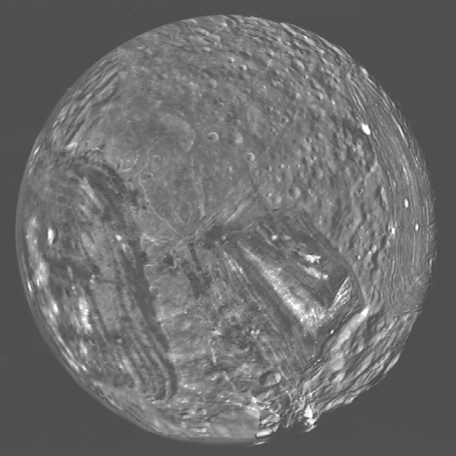
%> input picture resessionalassignment3/miranda.tif, 456 x 456 px
$ octave sessional32.m   (GNU Octave 9; MATLAB toolbox functions it lacks are replaced by stand-ins)
%> lines starting %> are read from the running program, lines starting %| are printed output that depends on the picture
I = imread('miranda.tif');
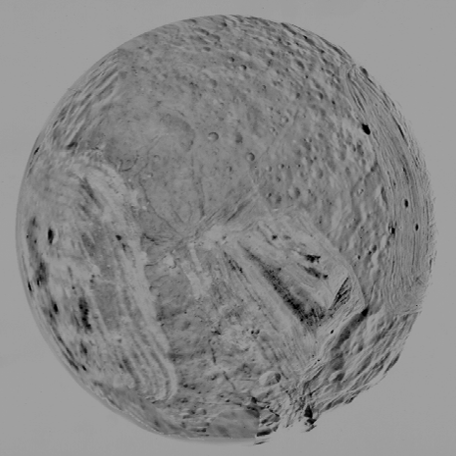
%> I: size 456x456 uint8; min 0, max 168, mean 135.3
h = fspecial('unsharp');
sharpened = imfilter(I,h);
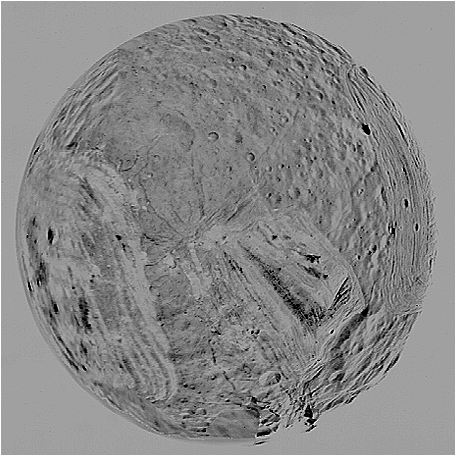
%> sharpened: size 456x456 uint8; min 0, max 255, mean 136.4
subplot 121;imshow(I);title('Original');
subplot 122;imshow(sharpened);title('Sharpened');
